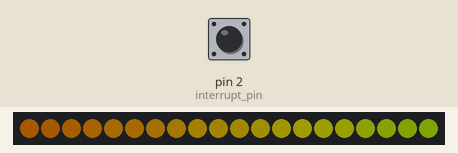
This sketch was run on a simulated Arduino Mega 2560, built with avr-gcc and run on an emulated ATmega2560. Parts: 20 RGB LEDs in strip order, left to right. The inputs (shaded band) are chosen by the test bench; at power-on: pin 2 (interrupt_pin) LOW. Dim RGB values are drawn brighter than linear.

Above: at 1.2 s.
1.3 s: pin 2 (interrupt_pin) pulled HIGH for 0.15 s
At 1.97 s:
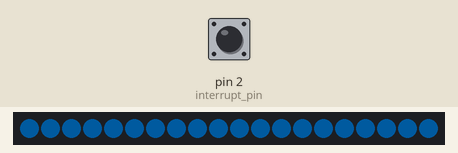
2.0 s: pin 2 (interrupt_pin) pulled HIGH for 1 s
At 2.78 s:
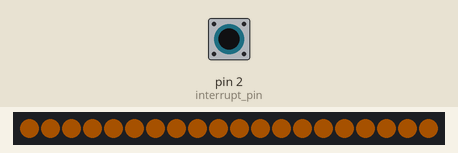
3.6 s: pin 2 (interrupt_pin) pulled HIGH for 0.15 s
At 4.0 s:
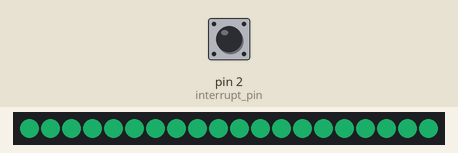
4.3 s: pin 2 (interrupt_pin) pulled HIGH for 3.2 s
At 7.1 s:
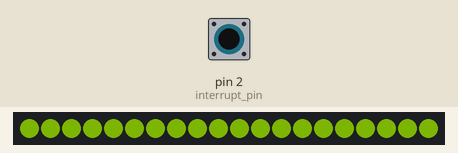
8.1 s: pin 2 (interrupt_pin) pulled HIGH for 0.15 s
At 8.69 s:
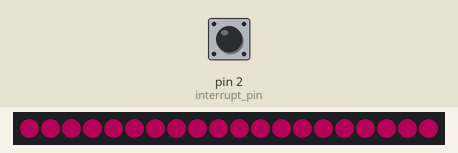
8.8 s: pin 2 (interrupt_pin) pulled HIGH for 1 s
At 9.8 s:
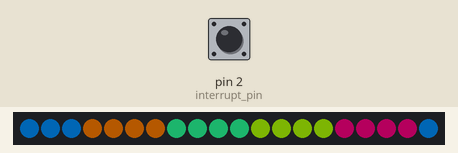

The sketch:

pr0-star.ino
```cpp
#include <Adafruit_NeoPixel.h>
#ifdef __AVR__
#include <avr/power.h>
#endif

#define PIN 6
#define NUM_MODES 8

//#define DEBUG

		int	step			= 0;
		int	global_brightness	= 64;
const		byte	interrupt_pin		= 2;
volatile	int	mode			= 0;

typedef struct {
	uint8_t r;
	uint8_t g;
	uint8_t b;
} ProColor;

ProColor colors[5] =	{	{   0, 143, 255 },	// mega episches Blau
				{ 255, 125,   0 },	// Admin - Orange
				{  40, 255, 150 },	// angenehmes Grün
				{ 176, 255,   5 },	// Olivgrün des Friedens
				{ 255,   0, 130 }	// altes Pink
			};


// Adafruit_NeoPixel(  20, PIN, NEO_GRB + NEO_KHZ800);
//		       ^    ^ 	   ^           ^
//		       |    |      |           +------ bitstream speed  [NEO_KHZ800, NEO_KHZ400]
//		       |    |      +------------------ color order	[NEO_GRB, NEO_RGB]
//		       |    +------------------------- pin number where the data pin is connected
//		       +------------------------------ number of pixels in strip
//
Adafruit_NeoPixel strip = Adafruit_NeoPixel(20, PIN, NEO_GRB + NEO_KHZ800);


void setup() {
	// Setup an Interrupt to listen for button press
	pinMode(interrupt_pin, INPUT);
	attachInterrupt(digitalPinToInterrupt(interrupt_pin),cycle_mode, RISING);

	// Setup the LED-strip
	strip.begin();
	strip.show(); // Initialize all pixels to 'off'
#ifdef DEBUG
	Serial.begin(9600);
#endif // DEBUG
}

void loop() {
	strip.setBrightness(global_brightness);
	int color_index = -1;
	switch (mode)
	{
	case 0:
		rainbow(step);
		break;
	case 1:
		color_index = 0; // Mega episches Blau
		pulseColor(step, colors[color_index].r, colors[color_index].g, colors[color_index].b);
		break;
	case 2:
		color_index = 1; // Admin Orange
		pulseColor(step, colors[color_index].r, colors[color_index].g, colors[color_index].b);
		break;
	case 3:
		color_index = 2; // Angenehmes Grün
		pulseColor(step, colors[color_index].r, colors[color_index].g, colors[color_index].b);
		break;
	case 4:
		color_index = 3; // Olivgrün des Friedens
		pulseColor(step, colors[color_index].r, colors[color_index].g, colors[color_index].b);
		break;
	case 5:
		color_index = 4; // Altes Pink
		pulseColor(step, colors[color_index].r, colors[color_index].g, colors[color_index].b);
		break;
	case 6:
		pr0ColorWheel(step);
		break;
	case 7:
		larsonStar(step);
	default:
		break;
	}
	delay(10000/255);
	step = ++step % 255;
}

void cycle_mode() {
	static long current_millis = millis() + 501;
	if (millis() - current_millis >= 500) {
		mode = ++mode % NUM_MODES;
		current_millis = millis();
#ifdef DEBUG
		Serial.print("Mode changed to: ");
		Serial.println(mode);
#endif // DEBUG
		if (mode > 5 || mode < 1) { //Do not reset the current step when switching trough the different pulsating Colors
			step = 0;
		}
	}
}

void pulseColor(uint8_t step, uint8_t r, uint8_t g, uint8_t b) {
	int current_brightness = 0;
	current_brightness = round(global_brightness * sin(PI / 255.0*step));
	strip.setBrightness(current_brightness);

	for (uint16_t i = 0; i < strip.numPixels(); i++) {
		strip.setPixelColor(i, strip.Color(r, g, b));
		strip.show();
	}
}

void pr0ColorWheel(uint8_t step) {
	double angle		= 0;
	double angle_offset	= 0;
	double led_angle	= 0;
	int num_colors		= 5;		// FIXME
	angle_offset = (360.0 / 255.0) * step;
	for (int i = 0; i < strip.numPixels(); i++) {
		angle = 360 / strip.numPixels() * i;
		led_angle = (round(angle) + round(angle_offset)) % 360;
#ifdef DEBUG
		if (i == 1)
		{
			Serial.println(angle_offset);
		}
#endif // DEBUG
		if ( led_angle >= 0 * 360 / num_colors && led_angle < 1 * 360 / num_colors) {
			strip.setPixelColor(i, strip.Color(colors[0].r, colors[0].g, colors[0].b));
		} else if (led_angle >= 1 * 360 / num_colors && led_angle < 2 * 360 / num_colors) {
			strip.setPixelColor(i, strip.Color(colors[1].r, colors[1].g, colors[1].b));
		} else if (led_angle >= 2 * 360 / num_colors && led_angle < 3 * 360 / num_colors) {
			strip.setPixelColor(i, strip.Color(colors[2].r, colors[2].g, colors[2].b));
		} else if (led_angle >= 3 * 360 / num_colors && led_angle < 4 * 360 / num_colors) {
			strip.setPixelColor(i, strip.Color(colors[3].r, colors[3].g, colors[3].b));
		} else if (led_angle >= 4 * 360 / num_colors && led_angle < 5 * 360 / num_colors) {
			strip.setPixelColor(i, strip.Color(colors[4].r, colors[4].g, colors[4].b));
		} else {
			strip.setPixelColor(i, strip.Color(128, 128, 128));
		}
	}
	strip.show();
}

void larsonStar(uint8_t step) {
	double	angle			= 0;
	double	angle_offset		= 0;
	double	led_angle		= 0;
	float	min_brightness		= 0.1;
	float	current_brightness	= 0.0;
	int	num_colors		= 5;		// FIXME
	int	color_index		= 0;
	int	wheel_section		= 360 / num_colors;

	angle_offset = (360.0 / 255.0) * step;
	int r, g, b;
	for (int i = 0; i < strip.numPixels(); i++) {
		angle			= 360 / strip.numPixels() * i;
		led_angle		= (round(angle) + round(angle_offset)) % 360;
		current_brightness	= 1.0 - ((fmod(led_angle, wheel_section))* (((float)(1.0 - min_brightness) / float(wheel_section))));
#ifdef DEBUG
		if (i == 1)
		{
			Serial.print("Led angle: ");
			Serial.print(led_angle);
			Serial.print(" Current Brightness: ");
			Serial.println(current_brightness);
		}
#endif // DEBUG
		if (led_angle >= 0 * 360 / num_colors && led_angle < 1 * 360 / num_colors) {
			color_index = 0;
		}
		else if (led_angle >= 1 * 360 / num_colors && led_angle < 2 * 360 / num_colors) {
			color_index = 1;
		}
		else if (led_angle >= 2 * 360 / num_colors && led_angle < 3 * 360 / num_colors) {
			color_index = 2;
		}
		else if (led_angle >= 3 * 360 / num_colors && led_angle < 4 * 360 / num_colors) {
			color_index = 3;
		}
		else if (led_angle >= 4 * 360 / num_colors && led_angle < 5 * 360 / num_colors) {
			color_index = 4;
		}
		else {
			strip.setPixelColor(i, strip.Color(128, 128, 128));
		}
		r = round((float)colors[color_index].r * current_brightness);
		g = round((float)colors[color_index].g * current_brightness);
		b = round((float)colors[color_index].b * current_brightness);
		strip.setPixelColor(i, strip.Color(r, g, b));
	}
	strip.show();
}

void rainbow(uint8_t step) {
	uint16_t i;

	for (i = 0; i<strip.numPixels(); i++) {
		strip.setPixelColor(i, Wheel((i + step) & 255));
	}
	strip.show();
}


// Input a value 0 to 255 to get a color value.
// The colours are a transition r - g - b - back to r.
uint32_t Wheel(byte WheelPos) {
	WheelPos = 255 - WheelPos;
	if (WheelPos < 85) {
		return strip.Color(255 - WheelPos * 3, 0, WheelPos * 3);
	}
	if (WheelPos < 170) {
		WheelPos -= 85;
		return strip.Color(0, WheelPos * 3, 255 - WheelPos * 3);
	}
	WheelPos -= 170;
	return strip.Color(WheelPos * 3, 255 - WheelPos * 3, 0);
}
```

Measured:
- after the input at 1.3 s, the LEDs: first change at once (image 1 shows a later state)
- after the input at 2.0 s, the LEDs: first change at once (image 2 shows a later state)
- after the input at 3.6 s, the LEDs: first change at once (image 3 shows a later state)
- after the input at 4.3 s, the LEDs: first change at once (image 4 shows a later state)
- after the input at 8.1 s, the LEDs: first change after 0.07 s (image 5 shows a later state)
- after the input at 8.8 s, the LEDs: first differ from a run without the input after 0.06 s (image 6 shows a later state)
